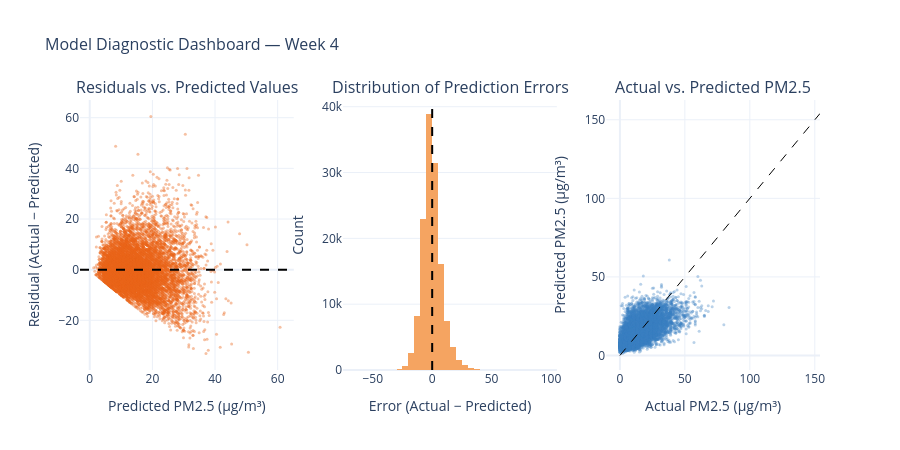

Here is the notebook cell this chart was saved with:
### Markdown cell above
## 3. Diagnostic Visualizations (Plotly — Interactive)
*By Daryl (Visualization & Evaluation)*

Standard accuracy metrics (MAE, R²) tell us *how much* error there is, but not *where* it comes from. Three diagnostic plots provide a deeper qualitative check:

1. **Residuals vs. Predicted Values** — Residuals should scatter randomly around zero with no pattern. Funnel shapes indicate heteroscedasticity.
2. **Error Distribution** — A bell-shaped distribution centered near zero suggests errors are random rather than systematic.
3. **Actual vs. Predicted** — Points close to the diagonal (perfect-prediction line) represent accurate predictions.

This week these are rendered with **Plotly** for interactive hover, zoom, and pan — meeting the *professional format* requirement of the lab.

### Code cell
residuals = y_test.values - y_pred

# Downsample for rendering performance 
N_SAMPLE = min(10_000, len(y_test))
rng = np.random.default_rng(RANDOM_STATE)
idx = rng.choice(len(y_test), size=N_SAMPLE, replace=False)

fig_diag = make_subplots(
    rows=1, cols=3,
    subplot_titles=[
        'Residuals vs. Predicted Values',
        'Distribution of Prediction Errors',
        'Actual vs. Predicted PM2.5'
    ]
)

# Panel 1 — Residuals vs Predicted
fig_diag.add_trace(
    go.Scatter(
        x=y_pred[idx], y=residuals[idx],
        mode='markers',
        marker=dict(size=3, color='#E8651A', opacity=0.4),
        name='Residual',
        hovertemplate='Predicted: %{x:.2f}<br>Residual: %{y:.2f}<extra></extra>'
    ),
    row=1, col=1
)
fig_diag.add_hline(y=0, line_dash='dash', line_color='black', row=1, col=1)

# Panel 2 — Error histogram
fig_diag.add_trace(
    go.Histogram(
        x=residuals,
        nbinsx=60,
        marker_color='#F5A461',
        name='Error',
        hovertemplate='Error bin: %{x:.2f}<br>Count: %{y}<extra></extra>'
    ),
    row=1, col=2
)
fig_diag.add_vline(x=0, line_dash='dash', line_color='black', row=1, col=2)

# Panel 3 — Actual vs Predicted
fig_diag.add_trace(
    go.Scatter(
        x=y_test.values[idx], y=y_pred[idx],
        mode='markers',
        marker=dict(size=3, color='#3A7EBF', opacity=0.35),
        name='Prediction',
        hovertemplate='Actual: %{x:.2f}<br>Predicted: %{y:.2f}<extra></extra>'
    ),
    row=1, col=3
)
lims = [float(min(y_test.min(), y_pred.min())), float(max(y_test.max(), y_pred.max()))]
fig_diag.add_trace(
    go.Scatter(
        x=lims, y=lims,
        mode='lines',
        line=dict(color='black', dash='dash', width=1),
        name='Perfect prediction'
    ),
    row=1, col=3
)

fig_diag.update_layout(
    title_text='Model Diagnostic Dashboard — Week 4',
    title_font_size=16,
    height=450,
    template='plotly_white',
    showlegend=False
)
fig_diag.update_xaxes(title_text='Predicted PM2.5 (µg/m³)', row=1, col=1)
fig_diag.update_yaxes(title_text='Residual (Actual − Predicted)', row=1, col=1)
fig_diag.update_xaxes(title_text='Error (Actual − Predicted)', row=1, col=2)
fig_diag.update_yaxes(title_text='Count', row=1, col=2)
fig_diag.update_xaxes(title_text='Actual PM2.5 (µg/m³)', row=1, col=3)
fig_diag.update_yaxes(title_text='Predicted PM2.5 (µg/m³)', row=1, col=3)

fig_diag.show()

### Figure 1 — Plotly figure (JSON) as saved in the notebook; plotly's stock layout.template omitted (floating-point values rounded to 4 significant figures; data arrays with more than 128 entries replaced by an {"elided": "..."} marker saying what was removed)
{"data": [{"hovertemplate": "Predicted: %{x:.2f}<br>Residual: %{y:.2f}<extra></extra>", "marker": {"color": "#E8651A", "opacity": 0.4, "size": 3}, "mode": "markers", "name": "Residual", "type": "scatter", "x": {"elided": "10000 float values"}, "xaxis": "x", "y": {"elided": "10000 float values"}, "yaxis": "y"}, {"hovertemplate": "Error bin: %{x:.2f}<br>Count: %{y}<extra></extra>", "marker": {"color": "#F5A461"}, "name": "Error", "nbinsx": 60, "type": "histogram", "x": {"elided": "134972 float values"}, "xaxis": "x2", "yaxis": "y2"}, {"hovertemplate": "Actual: %{x:.2f}<br>Predicted: %{y:.2f}<extra></extra>", "marker": {"color": "#3A7EBF", "opacity": 0.35, "size": 3}, "mode": "markers", "name": "Prediction", "type": "scatter", "x": {"elided": "10000 float values"}, "xaxis": "x3", "y": {"elided": "10000 float values"}, "yaxis": "y3"}, {"line": {"color": "black", "dash": "dash", "width": 1}, "mode": "lines", "name": "Perfect prediction", "type": "scatter", "x": [0, 154], "xaxis": "x3", "y": [0, 154], "yaxis": "y3"}], "layout": {"annotations": [{"font": {"size": 16}, "showarrow": false, "text": "Residuals vs. Predicted Values", "x": 0.1444, "xanchor": "center", "xref": "paper", "y": 1, "yanchor": "bottom", "yref": "paper"}, {"font": {"size": 16}, "showarrow": false, "text": "Distribution of Prediction Errors", "x": 0.5, "xanchor": "center", "xref": "paper", "y": 1, "yanchor": "bottom", "yref": "paper"}, {"font": {"size": 16}, "showarrow": false, "text": "Actual vs. Predicted PM2.5", "x": 0.8556, "xanchor": "center", "xref": "paper", "y": 1, "yanchor": "bottom", "yref": "paper"}], "height": 450, "shapes": [{"line": {"color": "black", "dash": "dash"}, "type": "line", "x0": 0, "x1": 1, "xref": "x domain", "y0": 0, "y1": 0, "yref": "y"}, {"line": {"color": "black", "dash": "dash"}, "type": "line", "x0": 0, "x1": 0, "xref": "x2", "y0": 0, "y1": 1, "yref": "y2 domain"}], "showlegend": false, "title": {"font": {"size": 16}, "text": "Model Diagnostic Dashboard — Week 4"}, "xaxis": {"anchor": "y", "domain": [0, 0.2889], "title": {"text": "Predicted PM2.5 (µg/m³)"}}, "xaxis2": {"anchor": "y2", "domain": [0.3556, 0.6444], "title": {"text": "Error (Actual − Predicted)"}}, "xaxis3": {"anchor": "y3", "domain": [0.7111, 1], "title": {"text": "Actual PM2.5 (µg/m³)"}}, "yaxis": {"anchor": "x", "domain": [0, 1], "title": {"text": "Residual (Actual − Predicted)"}}, "yaxis2": {"anchor": "x2", "domain": [0, 1], "title": {"text": "Count"}}, "yaxis3": {"anchor": "x3", "domain": [0, 1], "title": {"text": "Predicted PM2.5 (µg/m³)"}}}}
